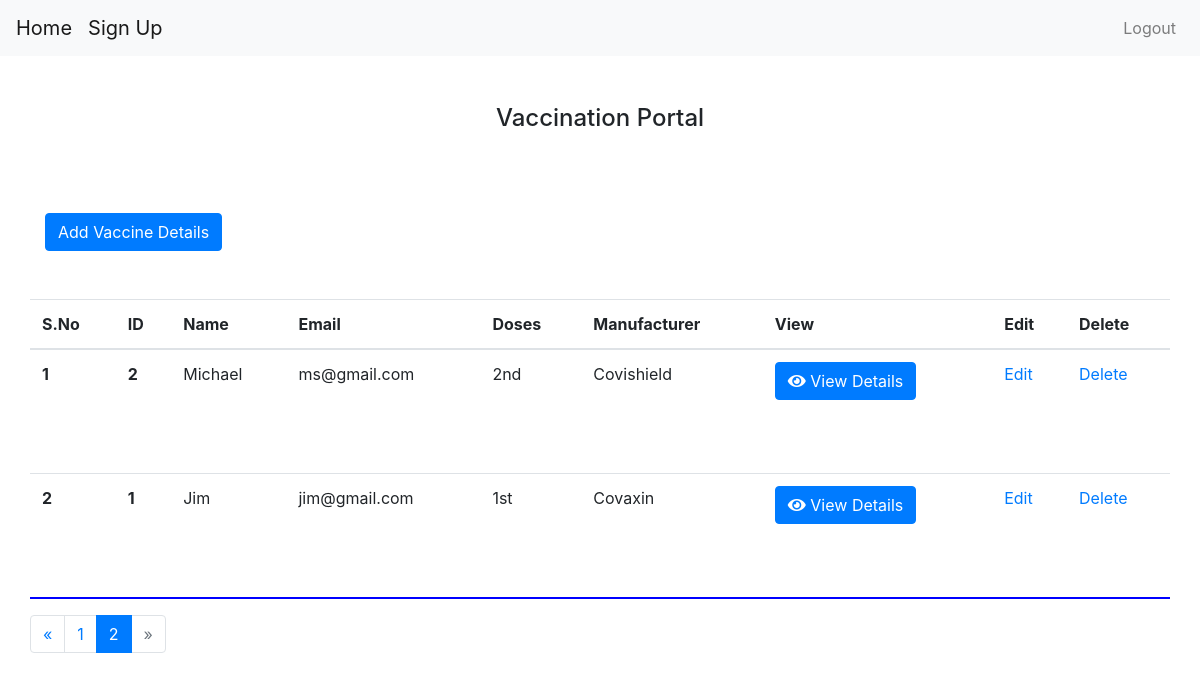
/dashboard/?page=2 (signed in), run on the app's committed database.
### portal/models.py (models this page shows, shortened)
class Person(models.Model):
    manufacturers = [
        ('Covaxin', 'Covaxin (Bharat Biotech)'),
        ('Covishield', 'Covishield (Serum Institute of India)'),
        ('Sputnik', 'Sputnik V'),
    ]
    doses = [
        ('1st', 'First Dose'),
        ('2nd', 'Second Dose'),
    ]
    name = models.CharField(max_length=500, verbose_name='First Name')
    fname = models.CharField(max_length=500, verbose_name="Father's Name")
    lname = models.CharField(max_length=500, verbose_name="Surname")
    dob = models.DateField(auto_now_add=False, verbose_name='Date of Birth')
    address = models.CharField(max_length=500)
    city = models.CharField(max_length=50)
    state = models.CharField(max_length=50)
    pin = models.IntegerField()
    phone = models.IntegerField()
    email = models.EmailField(max_length=254)
    manufacturers = models.CharField(max_length=50, choices=manufacturers)
    doses = models.CharField(max_length=50, choices=doses)
    dov = models.DateField(auto_now_add=False, verbose_name='Date of Vaccination')

### portal/views.py (the view)
# urls.py: path('dashboard/', views.dashboard, name='dashboard'),
def dashboard(request):
    person_object = Person.objects.all().order_by('-id')
    paginator = Paginator(person_object, 4)
    page = request.GET.get('page')
    try:
        persons = paginator.page(page)
    except PageNotAnInteger:
        persons = paginator.page(1)
    except EmptyPage:
        persons = paginator.page(paginator.num_pages)
    context = {'person_object': person_object, 'persons': persons}
    return render(request, 'dashboard.html', context)

### portal/templates/dashboard.html (shortened to what this page needs)
{% extends 'base.html' %}
{% block content %}
    {% if user.is_authenticated %}
        <div class="col-lg-12">
        <div class="container">
        <div class="row">
        <div class="col-lg-12">
        <div class="row">
        <div class="col-lg-12 text-center mt-5">
        <h4>Vaccination Portal</h4> <br>
        </div>
        <div class="col-lg-6 mt-5 mb-5">
        <a href="{% url 'add_vaccine_details' %}" class="btn btn-primary">Add Vaccine Details</a>
        </div>
        <div class="col-lg-6"></div>
        </div>
        </div>
        <table class="table table-hover" style="height:300px; overflow-y:scroll; border-bottom:2px blue solid;">
      <thead>
        <tr>
            <th scope="col">S.No</th>
            <th scope="col">ID</th>
            <th scope="col">Name</th>
            <th scope="col">Email</th>
            <th scope="col">Doses</th>
            <th scope="col">Manufacturer</th>
            <th scope="col">View</th>
            <th scope="col">Edit</th>
            <th scope="col">Delete</th>
        </tr>
      </thead>
      <tbody>
        {% for i in persons %}
        <tr>
          <th scope="row">{{forloop.counter}}</th>
          <th scope="row">{{i.id}}</th>
          <td>{{i.name}}</td>
          <td>{{i.email}}</td>
          <td>{{i.doses}}</td>
          <td>{{i.manufacturers}}</td>
          <td><button type="button" class="btn btn-primary" data-toggle="modal" data-target="#demo{{i.id}}">
    <i class="fa fa-eye" aria-hidden="true"></i> View Details
    </button></td>
            <td><a href="{%  url 'update-details' i.id %}">Edit</a></td>
            <td><a href="{%  url 'delete-details' i.id %}">Delete</a></td>
        </tr>
        {% endfor %}
      </tbody>
    </table>
    <nav aria-label="Page navigation example text-center">
    {% if persons.has_other_pages %}
      <ul class="pagination">
        {% if persons.has_previous %}
          <li class="page-item"><a class="page-link" href="?page={{ persons.previous_page_number }}">&laquo;</a></li>
        {% else %}
          <li class="disabled page-item"><span class="page-link">&laquo;</span></li>
        {% endif %}
        {% for i in persons.paginator.page_range %}
          {% if persons.number == i %}
            <li class="page-item active"><span class="page-link">{{ i }} <span class="sr-only">(current)</span></span></li>
          {% else %}
            <li class="page-item"><a class="page-link" href="?page={{ i }}">{{ i }}</a></li>
          {% endif %}
        {% endfor %}
        {% if persons.has_next %}
          <li class="page-item"><a class="page-link" href="?page={{ persons.next_page_number }}">&raquo;</a></li>
        {% else %}
          <li class="page-item disabled"><span class="page-link">&raquo;</span></li>
        {% endif %}
      </ul>
    {% endif %}
    </nav>
        </div>
        </div>
        </div>
    {% else %}
        <a class="btn btn-primary btn-lg" href="{% url 'login' %}" role="button">Log In</a>
        <p>You are not logged in</p>
        <a href="{% url 'login' %}">Log In</a>
    {% endif %}
{% endblock %}

### portal/static/css/styles.css (style rules this page uses)
body { margin: 0; }

### data on the page
Person: id "2", name "Michael", email "ms@gmail.com", doses "2nd", manufacturers "Covishield"
Person: id "1", name "Jim", email "jim@gmail.com", doses "1st", manufacturers "Covaxin"

### other printed values
{{ i }} "1"
{{ i }} "2"
